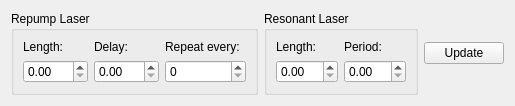
<?xml version="1.0" encoding="UTF-8"?>
<ui version="4.0">
 <class>Form</class>
 <widget class="QWidget" name="Form">
  <property name="geometry">
   <rect>
    <x>0</x>
    <y>0</y>
    <width>508</width>
    <height>100</height>
   </rect>
  </property>
  <property name="sizePolicy">
   <sizepolicy hsizetype="Expanding" vsizetype="Minimum">
    <horstretch>0</horstretch>
    <verstretch>0</verstretch>
   </sizepolicy>
  </property>
  <property name="minimumSize">
   <size>
    <width>0</width>
    <height>0</height>
   </size>
  </property>
  <property name="maximumSize">
   <size>
    <width>16777215</width>
    <height>100</height>
   </size>
  </property>
  <property name="windowTitle">
   <string>Form</string>
  </property>
  <layout class="QGridLayout" name="gridLayout_3">
   <item row="0" column="0">
    <widget class="QGroupBox" name="groupBox">
     <property name="minimumSize">
      <size>
       <width>0</width>
       <height>0</height>
      </size>
     </property>
     <property name="title">
      <string>Repump Laser</string>
     </property>
     <layout class="QGridLayout" name="gridLayout">
      <item row="0" column="2">
       <layout class="QVBoxLayout" name="verticalLayout_3">
        <item>
         <widget class="QLabel" name="label_6">
          <property name="text">
           <string>Repeat every:</string>
          </property>
         </widget>
        </item>
        <item>
         <widget class="QSpinBox" name="RepeatRepumpSpinBox">
          <property name="sizePolicy">
           <sizepolicy hsizetype="Expanding" vsizetype="Fixed">
            <horstretch>0</horstretch>
            <verstretch>0</verstretch>
           </sizepolicy>
          </property>
          <property name="minimumSize">
           <size>
            <width>81</width>
            <height>0</height>
           </size>
          </property>
          <property name="toolTip">
           <string>For every 'repeat every' Resonant Pulse the Repump Laser is pulsed</string>
          </property>
          <property name="minimum">
           <number>0</number>
          </property>
          <property name="maximum">
           <number>1000000000</number>
          </property>
         </widget>
        </item>
       </layout>
      </item>
      <item row="0" column="1">
       <layout class="QVBoxLayout" name="verticalLayout_2">
        <item>
         <widget class="QLabel" name="label_5">
          <property name="text">
           <string>Delay:</string>
          </property>
         </widget>
        </item>
        <item>
         <widget class="ScienDSpinBox" name="RepumpDelaydoubleSpinBox">
          <property name="sizePolicy">
           <sizepolicy hsizetype="Expanding" vsizetype="Fixed">
            <horstretch>0</horstretch>
            <verstretch>0</verstretch>
           </sizepolicy>
          </property>
          <property name="minimumSize">
           <size>
            <width>65</width>
            <height>0</height>
           </size>
          </property>
          <property name="toolTip">
           <string>Delay after the resonant pulse</string>
          </property>
         </widget>
        </item>
       </layout>
      </item>
      <item row="0" column="0">
       <layout class="QVBoxLayout" name="verticalLayout">
        <item>
         <widget class="QLabel" name="label_4">
          <property name="sizePolicy">
           <sizepolicy hsizetype="Expanding" vsizetype="Fixed">
            <horstretch>0</horstretch>
            <verstretch>0</verstretch>
           </sizepolicy>
          </property>
          <property name="text">
           <string>Length:</string>
          </property>
         </widget>
        </item>
        <item>
         <widget class="ScienDSpinBox" name="RepumpLengthdoubleSpinBox">
          <property name="sizePolicy">
           <sizepolicy hsizetype="Expanding" vsizetype="Fixed">
            <horstretch>0</horstretch>
            <verstretch>0</verstretch>
           </sizepolicy>
          </property>
          <property name="minimumSize">
           <size>
            <width>65</width>
            <height>0</height>
           </size>
          </property>
          <property name="toolTip">
           <string>Length of repump pulse</string>
          </property>
         </widget>
        </item>
       </layout>
      </item>
     </layout>
    </widget>
   </item>
   <item row="0" column="1">
    <widget class="QGroupBox" name="groupBox_2">
     <property name="minimumSize">
      <size>
       <width>0</width>
       <height>0</height>
      </size>
     </property>
     <property name="title">
      <string>Resonant Laser</string>
     </property>
     <property name="flat">
      <bool>true</bool>
     </property>
     <layout class="QGridLayout" name="gridLayout_2">
      <item row="0" column="0">
       <layout class="QVBoxLayout" name="verticalLayout_4">
        <item>
         <widget class="QLabel" name="label_8">
          <property name="sizePolicy">
           <sizepolicy hsizetype="Expanding" vsizetype="Fixed">
            <horstretch>0</horstretch>
            <verstretch>0</verstretch>
           </sizepolicy>
          </property>
          <property name="text">
           <string>Length:</string>
          </property>
         </widget>
        </item>
        <item>
         <widget class="ScienDSpinBox" name="ResonantLengthDoubleSpinBox">
          <property name="sizePolicy">
           <sizepolicy hsizetype="Expanding" vsizetype="Fixed">
            <horstretch>0</horstretch>
            <verstretch>0</verstretch>
           </sizepolicy>
          </property>
          <property name="minimumSize">
           <size>
            <width>62</width>
            <height>0</height>
           </size>
          </property>
          <property name="toolTip">
           <string>Length of resonant pulse</string>
          </property>
         </widget>
        </item>
       </layout>
      </item>
      <item row="0" column="1">
       <layout class="QVBoxLayout" name="verticalLayout_5">
        <item>
         <widget class="QLabel" name="label_7">
          <property name="text">
           <string>Period:</string>
          </property>
         </widget>
        </item>
        <item>
         <widget class="ScienDSpinBox" name="ResonantPeriodDoubleSpinBox">
          <property name="sizePolicy">
           <sizepolicy hsizetype="Expanding" vsizetype="Fixed">
            <horstretch>0</horstretch>
            <verstretch>0</verstretch>
           </sizepolicy>
          </property>
          <property name="minimumSize">
           <size>
            <width>62</width>
            <height>0</height>
           </size>
          </property>
          <property name="toolTip">
           <string>Total period of the Resonant and Repump combined</string>
          </property>
         </widget>
        </item>
       </layout>
      </item>
     </layout>
    </widget>
   </item>
   <item row="0" column="2">
    <widget class="QPushButton" name="PulserupdatePushButton">
     <property name="text">
      <string>Update</string>
     </property>
     <property name="autoExclusive">
      <bool>false</bool>
     </property>
    </widget>
   </item>
  </layout>
 </widget>
 <customwidgets>
  <customwidget>
   <class>ScienDSpinBox</class>
   <extends>QDoubleSpinBox</extends>
   <header>qudi.util.widgets.scientific_spinbox.h</header>
  </customwidget>
 </customwidgets>
 <resources/>
 <connections/>
</ui>
